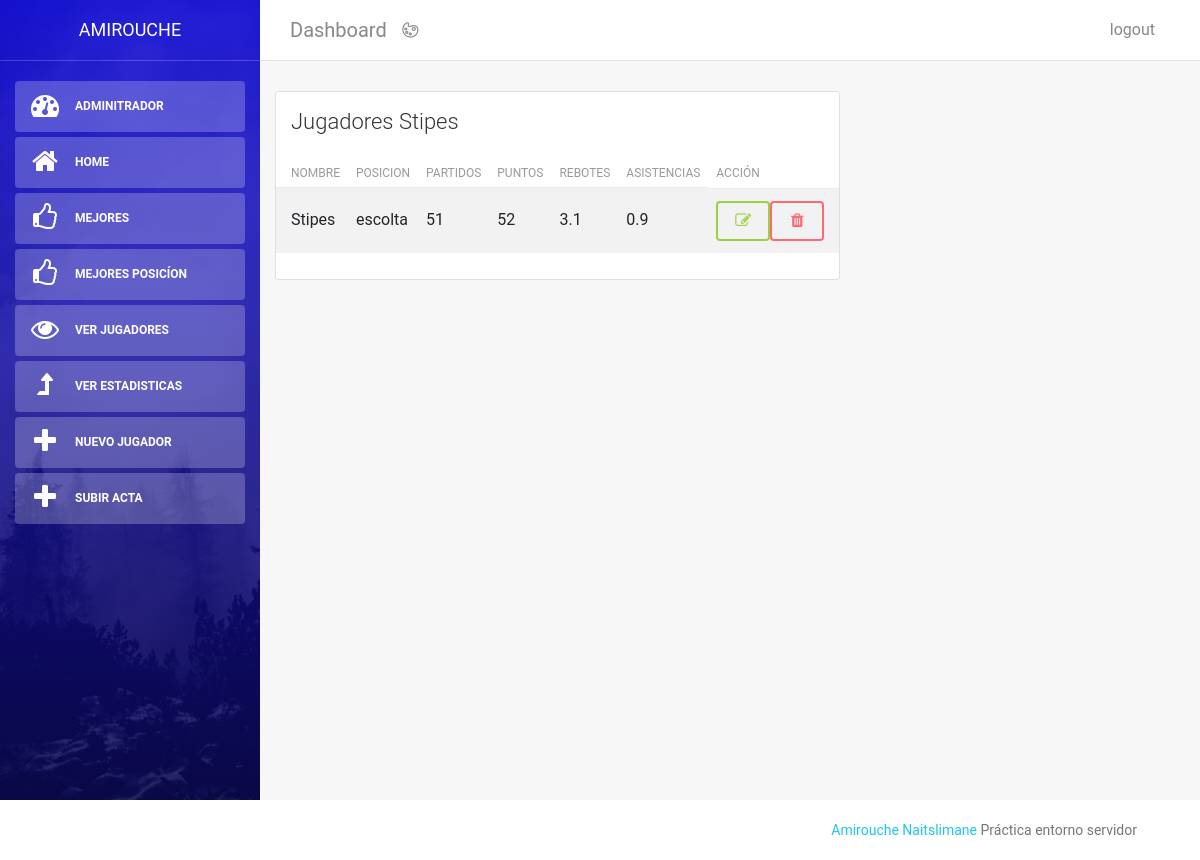
The app's page /jugadores/ficha/4 (signed in) with its own data.
### tables this page shows
CREATE TABLE `jugadores` (
  `id` int(11) NOT NULL,
  `nombre` varchar(255) NOT NULL,
  `posicion` enum('base','escolta','alero','ala pivot','pivot') NOT NULL,
  `partidos` int(11) NOT NULL,
  `puntos` float NOT NULL,
  `rebotes` float NOT NULL,
  `asistencias` float NOT NULL
);

### application/core/View.php (called while the page is built, shortened)
<?php
class View
{
    public function render($view,$data = array()) {
        extract($data);
        $view = APP.'view/'.$view.'.php';
        require($view);
    }
}

### public/index.php (called while the page is built, shortened)
<?php
require APP . 'core/controller.php';
require APP . 'core/Database.php';
require APP . 'core/Model.php';
$app = new Application();

### application/core/Database.php (called while the page is built, shortened)
<?php
class Database extends \mysqli{
    private static $instance;
    public static function getInstance() {
        if (!self::$instance instanceof Database) {
            self::$instance = new Database();
        }
        return self::$instance;
    }
}

### application/core/controller.php (called while the page is built, shortened)
<?php
class Controller
{
    public function loadModel($model)
    {
        return new $model;
    }
    public function loadView()
    {
        require_once APP . 'core/View.php';
        return new View();
    }
}

### application/core/Model.php (called while the page is built, shortened)
<?php
class Model
{
public function __construct()
{
    $this->db = Database::getInstance();
}
}

### application/model/jugadore_model.php (called while the page is built, shortened)
<?php
class jugadore extends Model
{
    public function getById($id)
    {
        $sql = "SELECT * FROM "
            . "jugadores "
            . "WHERE id = ?";
        $query = $this->db->prepare($sql);
        $query->bind_param("i", $id);
        $query->execute();
        $result = $query->get_result();
        return $result->fetch_object();
    }
}

### application/view/jugadores/ficha.php (the view)
<?php if(!empty($jugador)): ?>
    <div class="card strpied-tabled-with-hover">
        <div class="card-header ">
            <h4 class="card-title">Jugadores <?= $jugador->nombre ?> </h4>
        </div>
        <div class="card-body table-full-width table-responsive">
            <table class="table table-hover table-striped">
                <thead>
                <th>Nombre</th>
                <th>Posicion</th>
                <th>Partidos</th>
                <th>Puntos</th>
                <th>Rebotes</th>
                <th>Asistencias</th>
                <th>Acción</th>
                </thead>
                <tbody>
                    <tr>
                        <td><?= $jugador->nombre; ?></td>
                        <td><?= $jugador->posicion; ?></td>
                        <td><?= $jugador->partidos; ?></td>
                        <td><?= $jugador->puntos; ?></td>
                        <td><?= $jugador->rebotes; ?></td>
                        <td><?= $jugador->asistencias; ?></td>
                        <td>
                            <div>
                            <a type="button" class="btn btn-success" href="<?php echo URL . 'jugadores/update/' . htmlspecialchars($jugador->id, ENT_QUOTES, 'UTF-8'); ?>"><i class="fa fa-pencil-square-o" aria-hidden="true"></i></a>
                            </div>
                            <div>
                            <a href="<?php echo URL . 'jugadores/delete/' . htmlspecialchars($jugador->id, ENT_QUOTES, 'UTF-8'); ?>" class="btn btn-danger"><i class="fa fa-trash" aria-hidden="true"></i></a>
                            </div>
                        </td>
                    </tr>
                </tbody>
            </table>
            </div>
        </div>
    </div>
<?php endif;?>

### records on screen
jugadores: nombre "Stipes", posicion "escolta", partidos "51", puntos "52", rebotes "3.1", asistencias "0.9"
